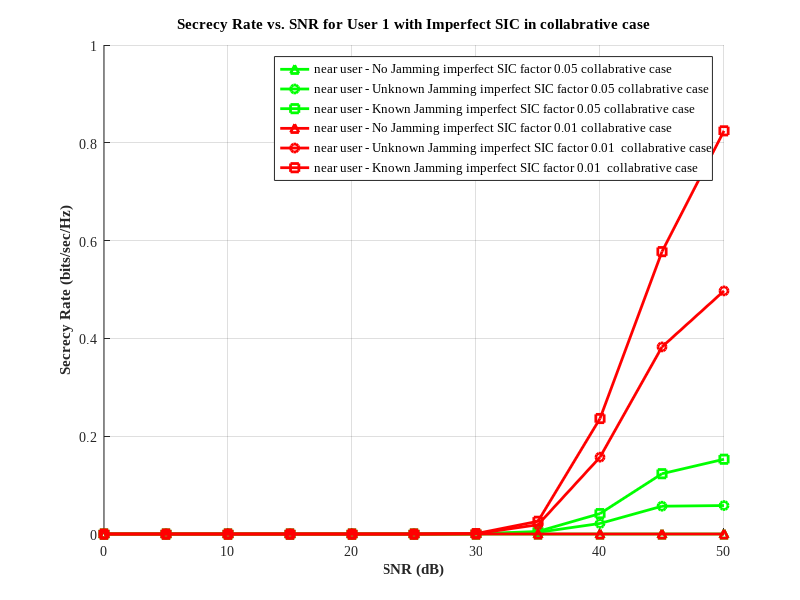

Recreate this plot in MATLAB.
clc
clear all
close all

snr_dB = 0:5:50;    % Total power in dB
c = 2.2;            % Pathloss component
No = 1;             % Noise power
iterations = 400;   % Number of iterations for Monte Carlo simulation
N = 30;             % Number of channel realizations

% Distances
d_sr = 50; d_ru1 = 10; d_ru2 = 20; d_su1 = 7; d_su2 = 15;
d_se1 = 10; d_se2 = 25; d_se3 = 15; d_ju1 = 50; d_ju2 = 60;
d_je1 = 2; d_je2 = 11; d_je3 = 12;

a2_values = 0.76;
a1_values = 0.24;
bet=0.001;
beta = 0.005; % Imperfect SIC factor

for a_index = 1:length(a1_values)
    a1 = a1_values(a_index);
    a2 = a2_values(a_index);

    cap_nj1 = zeros(iterations, length(snr_dB));
    cap_nj2 = zeros(iterations, length(snr_dB));
    cap_uj1 = zeros(iterations, length(snr_dB));
    cap_uj2 = zeros(iterations, length(snr_dB));
    cap_kj1 = zeros(iterations, length(snr_dB));
    cap_kj2 = zeros(iterations, length(snr_dB));

    for jj = 1:iterations
        for ii = 1:length(snr_dB)
            Ps = 10^(snr_dB(ii) / 10);
            Pt = 0.95 * Ps;
            Pj = 0.05 * Ps;

            hsr = sqrt(d_sr^(-c)) * (randn(N, 1) + 1i * randn(N, 1));
            hru1 = sqrt(d_ru1^(-c)) * (randn(N, 1) + 1i * randn(N, 1));
            hru2 = sqrt(d_ru2^(-c)) * (randn(N, 1) + 1i * randn(N, 1));
            hsu1 = sqrt(d_su1^(-c)) * (randn(N, 1) + 1i * randn(N, 1));
            hsu2 = sqrt(d_su2^(-c)) * (randn(N, 1) + 1i * randn(N, 1));
            hse1 = sqrt(d_se1^(-c)) * (randn(N, 1) + 1i * randn(N, 1));
            hse2 = sqrt(d_se2^(-c)) * (randn(N, 1) + 1i * randn(N, 1));
            hse3 = sqrt(d_se3^(-c)) * (randn(N, 1) + 1i * randn(N, 1));
            hju1 = sqrt(d_ju1^(-c)) * (randn(N, 1) + 1i * randn(N, 1));
            hju2 = sqrt(d_ju2^(-c)) * (randn(N, 1) + 1i * randn(N, 1));
            hje1 = sqrt(d_je1^(-c)) * (randn(N, 1) + 1i * randn(N, 1));
            hje2 = sqrt(d_je2^(-c)) * (randn(N, 1) + 1i * randn(N, 1));
            hje3 = sqrt(d_je3^(-c)) * (randn(N, 1) + 1i * randn(N, 1));

            Phi1 = exp(-1i * angle(hsr .* hru1));
            Phi2 = exp(-1i * angle(hsr .* hru2));

            intf1_nj = beta * ((abs(hsr .* hru1 .* Phi1).^2 * (a2 * Pt)) + (abs(hru1).^2 * (a2 * Pt)));
            snr1_nj = ((abs(hsr .* hru1 .* Phi1).^2 * (a1 * Pt)) + (abs(hru1).^2 * (a1 * Pt))) ./ (No + intf1_nj);
            snr2_nj = ((abs(hsr .* hru2 .* Phi2).^2 * (a2 * Pt)) + (abs(hru2).^2 * (a2 * Pt))) ./ ...
                       (No + ((abs(hsr .* hru1 .* Phi1).^2 * (a1 * Pt)) + (abs(hru1).^2 * (a1 * Pt))));

            intf1_uj = beta * ((abs(hsr .* hru1 .* Phi1).^2 * (a2 * Pt)) + (abs(hru1).^2 * (a2 * Pt)));
            snr1_uj = ((abs(hsr .* hru1 .* Phi1).^2 * (a1 * Pt)) + (abs(hru1).^2 * (a1 * Pt))) ./ (No + abs(hju1).^2 * Pj + intf1_uj);
            snr2_uj = ((abs(hsr .* hru2 .* Phi2).^2 * (a2 * Pt)) + (abs(hru2).^2 * (a2 * Pt))) ./ ...
                       (No + abs(hju2).^2 * Pj + ((abs(hsr .* hru1 .* Phi1).^2 * (a1 * Pt)) + (abs(hru1).^2 * (a1 * Pt))));

            intf1_kj = beta * ((abs(hsr .* hru1 .* Phi1).^2 * (a2 * Pt)) + (abs(hru1).^2 * (a2 * Pt)));
            snr1_kj = ((abs(hsr .* hru1 .* Phi1).^2 * (a1 * Pt)) + (abs(hru1).^2 * (a1 * Pt))) ./ (No + intf1_kj);
            snr2_kj = ((abs(hsr .* hru2 .* Phi2).^2 * (a2 * Pt)) + (abs(hru2).^2 * (a2 * Pt))) ./ ...
                       (No + ((abs(hsr .* hru1 .* Phi1).^2 * (a1 * Pt)) + (abs(hru1).^2 * (a1 * Pt))));

            snre_nj =[(abs(hse1).^2 * (a2 * Pt))./No]+[(abs(hse2).^2 * (a2 * Pt))./No]+[(abs(hse3).^2 * (a2 * Pt))./No];
            snre_uj=[(abs(hse1).^2 * (a2 * Pt))./(No+(abs(hje1).^2 * Pj))]+[(abs(hse3).^2 * (a2 * Pt))./(No+(abs(hje3).^2 * Pj))]+[(abs(hse2).^2 * (a2 * Pt))./(No+(abs(hje2).^2 * Pj))];
            snre_kj=[(abs(hse1).^2 * (a2 * Pt))./(No+abs(hje1).^2*Pj)]+[(abs(hse2).^2 * (a2 * Pt))./(No+abs(hje2).^2*Pj)]+[(abs(hse3).^2 * (a2 * Pt))./(No+abs(hje3).^2*Pj)];

            sr_nj1 = max(0.5 * (log2(1 + mean(snr1_nj)) - log2(1 + mean(snre_nj))), 0);
            sr_nj2 = max(0.5 * (log2(1 + mean(snr2_nj)) - log2(1 + mean(snre_nj))), 0);
            sr_uj1 = max(0.5 * (log2(1 + mean(snr1_uj)) - log2(1 + mean(snre_uj))), 0);
            sr_uj2 = max(0.5 * (log2(1 + mean(snr2_uj)) - log2(1 + mean(snre_uj))), 0);
            sr_kj1 = max(0.5 * (log2(1 + mean(snr1_kj)) - log2(1 + mean(snre_kj))), 0);
            sr_kj2 = max(0.5 * (log2(1 + mean(snr2_kj)) - log2(1 + mean(snre_kj))), 0);

            cap_nj1(jj, ii) = sr_nj1; cap_nj2(jj, ii) = sr_nj2;
            cap_uj1(jj, ii) = sr_uj1; cap_uj2(jj, ii) = sr_uj2;
            cap_kj1(jj, ii) = sr_kj1; cap_kj2(jj, ii) = sr_kj2;




            aintf1_nj = bet * ((abs(hsr .* hru1 .* Phi1).^2 * (a2 * Pt)) + (abs(hru1).^2 * (a2 * Pt)));
            asnr1_nj = ((abs(hsr .* hru1 .* Phi1).^2 * (a1 * Pt)) + (abs(hru1).^2 * (a1 * Pt))) ./ (No + aintf1_nj);
            asnr2_nj = ((abs(hsr .* hru2 .* Phi2).^2 * (a2 * Pt)) + (abs(hru2).^2 * (a2 * Pt))) ./ ...
                       (No + ((abs(hsr .* hru1 .* Phi1).^2 * (a1 * Pt)) + (abs(hru1).^2 * (a1 * Pt))));

            aintf1_uj = bet * ((abs(hsr .* hru1 .* Phi1).^2 * (a2 * Pt)) + (abs(hru1).^2 * (a2 * Pt)));
            asnr1_uj = ((abs(hsr .* hru1 .* Phi1).^2 * (a1 * Pt)) + (abs(hru1).^2 * (a1 * Pt))) ./ (No + abs(hju1).^2 * Pj + aintf1_uj);
            asnr2_uj = ((abs(hsr .* hru2 .* Phi2).^2 * (a2 * Pt)) + (abs(hru2).^2 * (a2 * Pt))) ./ ...
                       (No + abs(hju2).^2 * Pj + ((abs(hsr .* hru1 .* Phi1).^2 * (a1 * Pt)) + (abs(hru1).^2 * (a1 * Pt))));

            aintf1_kj = bet * ((abs(hsr .* hru1 .* Phi1).^2 * (a2 * Pt)) + (abs(hru1).^2 * (a2 * Pt)));
            asnr1_kj = ((abs(hsr .* hru1 .* Phi1).^2 * (a1 * Pt)) + (abs(hru1).^2 * (a1 * Pt))) ./ (No + aintf1_kj);
            asnr2_kj = ((abs(hsr .* hru2 .* Phi2).^2 * (a2 * Pt)) + (abs(hru2).^2 * (a2 * Pt))) ./ ...
                       (No + ((abs(hsr .* hru1 .* Phi1).^2 * (a1 * Pt)) + (abs(hru1).^2 * (a1 * Pt))));

            asnre_nj =[(abs(hse1).^2 * (a2 * Pt))./No]+[(abs(hse2).^2 * (a2 * Pt))./No]+[(abs(hse3).^2 * (a2 * Pt))./No];
            asnre_uj=[(abs(hse1).^2 * (a2 * Pt))./(No+(abs(hje1).^2 * Pj))]+[(abs(hse3).^2 * (a2 * Pt))./(No+(abs(hje3).^2 * Pj))]+[(abs(hse2).^2 * (a2 * Pt))./(No+(abs(hje2).^2 * Pj))];
            asnre_kj=[(abs(hse1).^2 * (a2 * Pt))./(No+abs(hje1).^2*Pj)]+[(abs(hse2).^2 * (a2 * Pt))./(No+abs(hje2).^2*Pj)]+[(abs(hse3).^2 * (a2 * Pt))./(No+abs(hje3).^2*Pj)];

            asr_nj1 = max(0.5 * (log2(1 + mean(asnr1_nj)) - log2(1 + mean(asnre_nj))), 0);
            asr_nj2 = max(0.5 * (log2(1 + mean(asnr2_nj)) - log2(1 + mean(asnre_nj))), 0);
            asr_uj1 = max(0.5 * (log2(1 + mean(asnr1_uj)) - log2(1 + mean(asnre_uj))), 0);
            asr_uj2 = max(0.5 * (log2(1 + mean(asnr2_uj)) - log2(1 + mean(asnre_uj))), 0);
            asr_kj1 = max(0.5 * (log2(1 + mean(asnr1_kj)) - log2(1 + mean(asnre_kj))), 0);
            asr_kj2 = max(0.5 * (log2(1 + mean(asnr2_kj)) - log2(1 + mean(asnre_kj))), 0);

            acap_nj1(jj, ii) = asr_nj1; acap_nj2(jj, ii) = asr_nj2;
            acap_uj1(jj, ii) = asr_uj1; acap_uj2(jj, ii) = asr_uj2;
            acap_kj1(jj, ii) = asr_kj1; acap_kj2(jj, ii) = asr_kj2;
        end
    end

    C_RIS1_nojam1(a_index, :) = mean(cap_nj1, 1);
    C_RIS1_nojam2(a_index, :) = mean(cap_nj2, 1);
    C_RIS1_unknownjam1(a_index, :) = mean(cap_uj1, 1);
    C_RIS1_unknownjam2(a_index, :) = mean(cap_uj2, 1);
    C_RIS1_knownjam1(a_index, :) = mean(cap_kj1, 1);
    C_RIS1_knownjam2(a_index, :) = mean(cap_kj2, 1);

    aC_RIS1_nojam1(a_index, :) = mean(acap_nj1, 1);
    aC_RIS1_nojam2(a_index, :) = mean(acap_nj2, 1);
    aC_RIS1_unknownjam1(a_index, :) = mean(acap_uj1, 1);
    aC_RIS1_unknownjam2(a_index, :) = mean(acap_uj2, 1);
    aC_RIS1_knownjam1(a_index, :) = mean(acap_kj1, 1);
    aC_RIS1_knownjam2(a_index, :) = mean(acap_kj2, 1);
end

% Plotting
set(0, 'DefaultTextFontName', 'Times New Roman');
set(0, 'DefaultAxesFontName', 'Times New Roman');
fig = figure;
hold on; grid on;

plot(snr_dB, C_RIS1_nojam1, '-^', 'DisplayName', 'near user - No Jamming imperfect SIC factor 0.05 collabrative case', 'LineWidth', 2, 'Color', 'g');
plot(snr_dB, C_RIS1_unknownjam1, '-o', 'DisplayName', 'near user - Unknown Jamming imperfect SIC factor 0.05 collabrative case', 'LineWidth', 2, 'Color', 'g');
plot(snr_dB, C_RIS1_knownjam1, '-s', 'DisplayName', 'near user - Known Jamming imperfect SIC factor 0.05 collabrative case', 'LineWidth', 2, 'Color', 'g');

plot(snr_dB, aC_RIS1_nojam1, '-^', 'DisplayName', 'near user - No Jamming imperfect SIC factor 0.01 collabrative case', 'LineWidth', 2, 'Color', 'r');
plot(snr_dB, aC_RIS1_unknownjam1, '-o', 'DisplayName', 'near user - Unknown Jamming imperfect SIC factor 0.01  collabrative case', 'LineWidth', 2, 'Color', 'r');
plot(snr_dB, aC_RIS1_knownjam1, '-s', 'DisplayName', 'near user - Known Jamming imperfect SIC factor 0.01  collabrative case', 'LineWidth', 2, 'Color', 'r');

xlabel('SNR (dB)', 'FontWeight', 'bold');
ylabel('Secrecy Rate (bits/sec/Hz)', 'FontWeight', 'bold');
title('Secrecy Rate vs. SNR for User 1 with Imperfect SIC in collabrative case');
legend('Location', 'best', 'NumColumns', 1, 'FontSize', 9);

exportgraphics(fig, 'secrecy_rate_imperfect_sic.jpeg', 'Resolution', 800);
